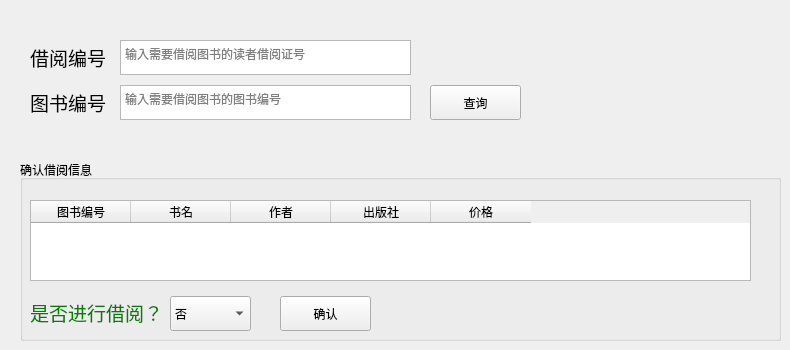
      <widget class="QWidget" name="borrowBookTab">
       <attribute name="title">
        <string>新增借阅</string>
       </attribute>
       <widget class="QTextEdit" name="borrowReaderText">
        <property name="geometry">
         <rect>
          <x>120</x>
          <y>40</y>
          <width>291</width>
          <height>35</height>
         </rect>
        </property>
        <property name="placeholderText">
         <string>输入需要借阅图书的读者借阅证号</string>
        </property>
       </widget>
       <widget class="QLabel" name="r1_label_18">
        <property name="geometry">
         <rect>
          <x>30</x>
          <y>45</y>
          <width>81</width>
          <height>25</height>
         </rect>
        </property>
        <property name="font">
         <font>
          <family>Microsoft YaHei UI</family>
          <pointsize>14</pointsize>
         </font>
        </property>
        <property name="text">
         <string>借阅编号</string>
        </property>
       </widget>
       <widget class="QGroupBox" name="borrowBookConfirm">
        <property name="geometry">
         <rect>
          <x>20</x>
          <y>160</y>
          <width>761</width>
          <height>181</height>
         </rect>
        </property>
        <property name="title">
         <string>确认借阅信息</string>
        </property>
        <widget class="QLabel" name="r1_label_19">
         <property name="geometry">
          <rect>
           <x>10</x>
           <y>140</y>
           <width>141</width>
           <height>25</height>
          </rect>
         </property>
         <property name="font">
          <font>
           <family>Microsoft YaHei UI</family>
           <pointsize>14</pointsize>
          </font>
         </property>
         <property name="styleSheet">
          <string notr="true">color:green</string>
         </property>
         <property name="text">
          <string>是否进行借阅？</string>
         </property>
        </widget>
        <widget class="QComboBox" name="bookBorrowOptions">
         <property name="geometry">
          <rect>
           <x>150</x>
           <y>136</y>
           <width>81</width>
           <height>35</height>
          </rect>
         </property>
         <property name="currentIndex">
          <number>0</number>
         </property>
         <item>
          <property name="text">
           <string>否</string>
          </property>
         </item>
         <item>
          <property name="text">
           <string>是</string>
          </property>
         </item>
        </widget>
        <widget class="QPushButton" name="bookBorrowExec">
         <property name="geometry">
          <rect>
           <x>260</x>
           <y>136</y>
           <width>91</width>
           <height>35</height>
          </rect>
         </property>
         <property name="cursor">
          <cursorShape>PointingHandCursor</cursorShape>
         </property>
         <property name="text">
          <string>确认</string>
         </property>
        </widget>
        <widget class="QTableWidget" name="borrowBookTable">
         <property name="geometry">
          <rect>
           <x>10</x>
           <y>40</y>
           <width>721</width>
           <height>81</height>
          </rect>
         </property>
         <column>
          <property name="text">
           <string>图书编号</string>
          </property>
         </column>
         <column>
          <property name="text">
           <string>书名</string>
          </property>
         </column>
         <column>
          <property name="text">
           <string>作者</string>
          </property>
         </column>
         <column>
          <property name="text">
           <string>出版社</string>
          </property>
         </column>
         <column>
          <property name="text">
           <string>价格</string>
          </property>
         </column>
        </widget>
       </widget>
       <widget class="QPushButton" name="borrowBookQuery">
        <property name="geometry">
         <rect>
          <x>430</x>
          <y>85</y>
          <width>91</width>
          <height>35</height>
         </rect>
        </property>
        <property name="cursor">
         <cursorShape>PointingHandCursor</cursorShape>
        </property>
        <property name="text">
         <string>查询</string>
        </property>
        <property name="shortcut">
         <string>Enter</string>
        </property>
       </widget>
       <widget class="QLabel" name="r1_label_20">
        <property name="geometry">
         <rect>
          <x>30</x>
          <y>90</y>
          <width>81</width>
          <height>25</height>
         </rect>
        </property>
        <property name="font">
         <font>
          <family>Microsoft YaHei UI</family>
          <pointsize>14</pointsize>
         </font>
        </property>
        <property name="text">
         <string>图书编号</string>
        </property>
       </widget>
       <widget class="QTextEdit" name="borrowBookText">
        <property name="geometry">
         <rect>
          <x>120</x>
          <y>85</y>
          <width>291</width>
          <height>35</height>
         </rect>
        </property>
        <property name="placeholderText">
         <string>输入需要借阅图书的图书编号</string>
        </property>
       </widget>
      </widget>
